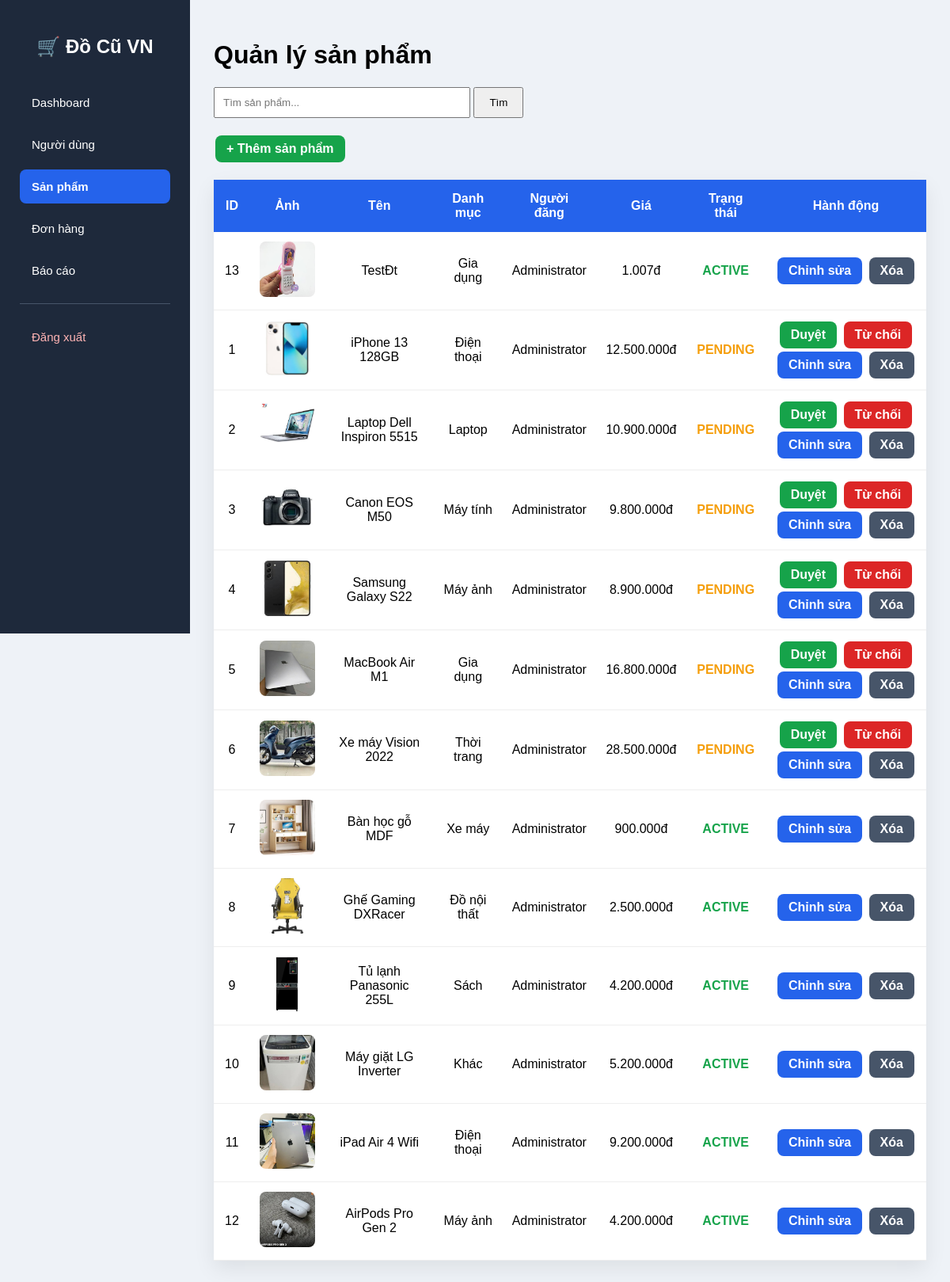
Page /admin/products.php on the earlier database version.
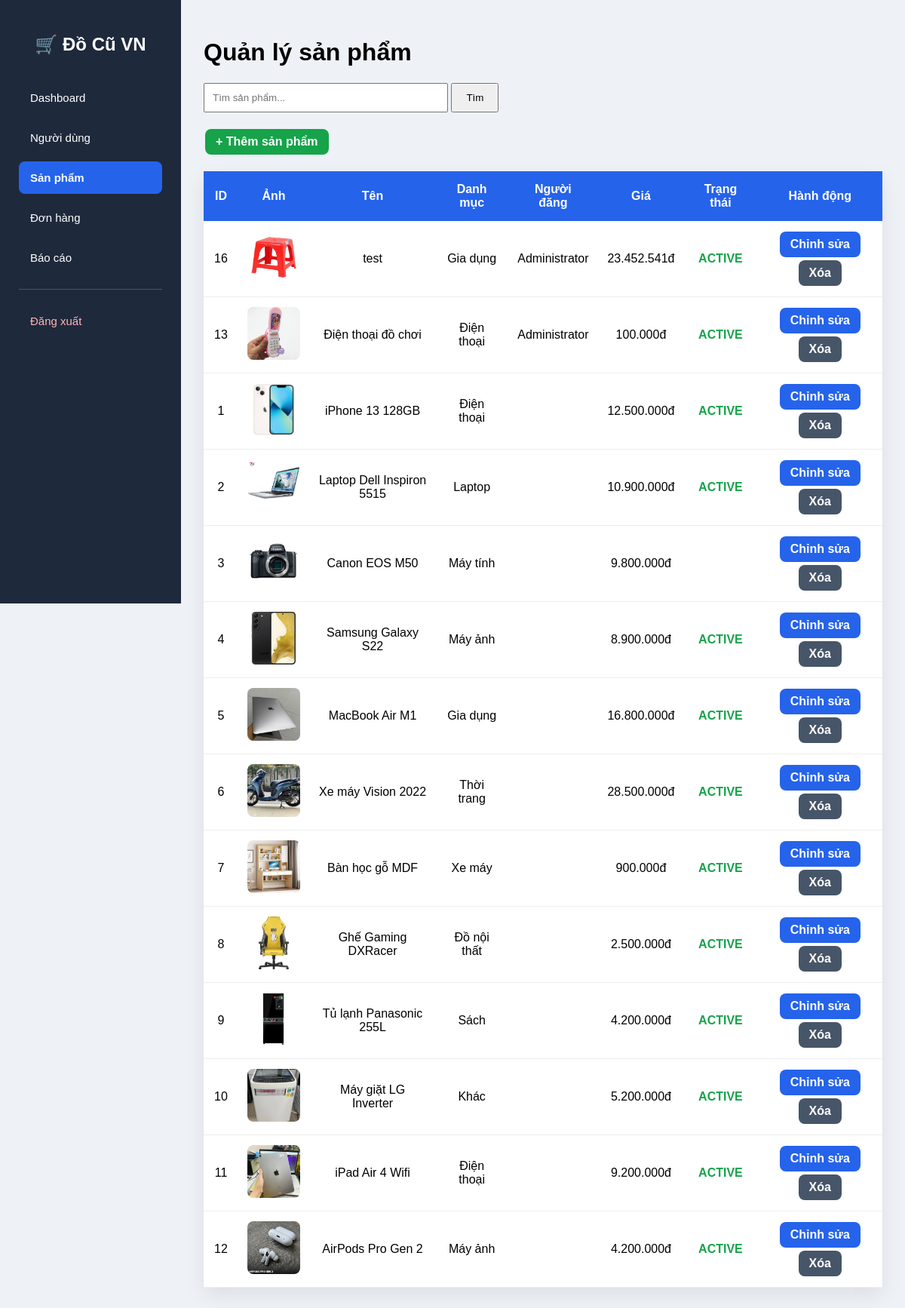
Same page on the later database version.
### tables this page shows
CREATE TABLE `products` (
  `id` int(11) NOT NULL,
  `user_id` int(11) NOT NULL,
  `category_id` int(11) NOT NULL,
  `title` varchar(255) NOT NULL,
  `description` text DEFAULT NULL,
  `price` decimal(12,2) NOT NULL,
  `image` varchar(255) DEFAULT NULL,
  `condition_item` enum('new','like_new','good','fair') DEFAULT 'good',
  `location` varchar(255) DEFAULT NULL,
  `views` int(11) DEFAULT 0,
  `status` enum('active','pending','sold','deleted') DEFAULT 'active',
  `created_at` timestamp NOT NULL DEFAULT current_timestamp(),
  `updated_at` timestamp NOT NULL DEFAULT current_timestamp() ON UPDATE current_timestamp()
);

CREATE TABLE `categories` (
  `id` int(11) NOT NULL,
  `name` varchar(100) NOT NULL,
  `description` text DEFAULT NULL,
  `icon` varchar(100) DEFAULT NULL,
  `status` tinyint(4) DEFAULT 1
);

CREATE TABLE `users` (
  `id` int(11) NOT NULL,
  `fullname` varchar(100) NOT NULL,
  `username` varchar(50) NOT NULL,
  `email` varchar(100) NOT NULL,
  `password` varchar(255) NOT NULL,
  `phone` varchar(20) DEFAULT NULL,
  `avatar` varchar(255) DEFAULT 'uploads/avatar/default.png',
  `address` varchar(255) DEFAULT NULL,
  `gender` enum('Nam','Nữ','Khác') DEFAULT NULL,
  `dob` date DEFAULT NULL,
  `role` enum('admin','user') NOT NULL DEFAULT 'user',
  `status` enum('active','blocked') NOT NULL DEFAULT 'active',
  `created_at` timestamp NOT NULL DEFAULT current_timestamp(),
  `updated_at` timestamp NOT NULL DEFAULT current_timestamp() ON UPDATE current_timestamp()
);

### admin/products.php (the view, shortened to what this page needs)
<?php
require_once "../config/db.php";
$keyword = trim($_GET["keyword"] ?? "");
if ($keyword != "") {
    $stmt = $conn->prepare("
        SELECT
            p.*,
            c.name category_name,
            u.fullname seller_name
        FROM products p
        LEFT JOIN categories c ON p.category_id=c.id
        LEFT JOIN users u ON p.user_id=u.id
        WHERE p.title LIKE ?
        ORDER BY p.created_at DESC
    ");
    $like="%".$keyword."%";
    $stmt->bind_param("s",$like);
    $stmt->execute();
    $result=$stmt->get_result();
}else{
    $result=$conn->query("
        SELECT
            p.*,
            c.name category_name,
            u.fullname seller_name
        FROM products p
        LEFT JOIN categories c ON p.category_id=c.id
        LEFT JOIN users u ON p.user_id=u.id
        ORDER BY p.created_at DESC
    ");
}
?>
<!DOCTYPE html>
    <html lang="vi">
    <head>
        <link rel="stylesheet" href="../assets/css/admin.css">
</head>
<body>
    <div class="wrapper">
        <?php include "sidebar.php"; ?>
    <div class="content">
        <h1>Quản lý sản phẩm</h1>
    <div class="container">
    <form method="GET" style="margin-bottom:20px">
    <input
    type="text"
    name="keyword"
    placeholder="Tìm sản phẩm..."
    value="<?= htmlspecialchars($keyword) ?>"
    style="padding:10px;width:300px;">
    <button style="padding:10px 18px">
    Tìm
    </button>
</form>
<div style="margin:20px 0;">
    <a href="../add-product.html" class="btn green">
        + Thêm sản phẩm
    </a>
</div>
<table>
<tr>
    <th>ID</th>
    <th>Ảnh</th>
    <th>Tên</th>
    <th>Danh mục</th>
    <th>Người đăng</th>
    <th>Giá</th>
    <th>Trạng thái</th>
    <th>Hành động</th>
    </tr>
    <?php while($p=$result->fetch_assoc()){ ?>
    <tr>
        <td><?= $p["id"] ?></td>
        <td>
        <img src="../<?= htmlspecialchars($p["image"]) ?>">
        </td>
        <td><?= htmlspecialchars($p["title"]) ?></td>
        <td><?= htmlspecialchars($p["category_name"]) ?></td>
        <td><?= htmlspecialchars($p["seller_name"]) ?></td>
        <td><?= number_format($p["price"],0,",",".") ?>đ</td>
        <td>
        <span class="<?= $p["status"] ?>">
        <?= strtoupper($p["status"]) ?>
        </span>
        </td>
        <td>
        <?php if($p["status"]=="pending"){ ?>
        <a
        class="btn green"
        href="../api/admin/approve.php?id=<?= $p["id"] ?>">
        Duyệt
        </a>
        <a
        class="btn red"
        href="../api/admin/reject.php?id=<?= $p["id"] ?>">
        Từ chối
        </a>
<?php } ?>
    <a
        class="btn blue"
        href="edit-product.php?id=<?= $p["id"] ?>">
        Chỉnh sửa
    </a>
    <a
        class="btn gray"
        onclick="return confirm('Xóa sản phẩm?')"
        href="../api/admin/delete-product.php?id=<?= $p["id"] ?>">
        Xóa
    </a>
        </td>
        </tr>
        <?php } ?>
        </table>
        </div>
    </div>
    </div>
</body>
</html>

### admin/sidebar.php (shortened to what this page needs)
<?php
$current = basename($_SERVER["PHP_SELF"]);
?>
<div class="sidebar">
    <h2>🛒 Đồ Cũ VN</h2>
    <a href="dashboard.php" class="<?= $current=="dashboard.php" ? "active" : "" ?>">
         Dashboard
    </a>
    <a href="users.php" class="<?= $current=="users.php" ? "active" : "" ?>">
         Người dùng
    </a>
    <a href="products.php" class="<?= $current=="products.php" ? "active" : "" ?>">
         Sản phẩm
    </a>
    <a href="orders.php" class="<?= $current=="orders.php" ? "active" : "" ?>">
         Đơn hàng
    </a>
    <a href="reports.php" class="<?= $current=="reports.php" ? "active" : "" ?>">
         Báo cáo
    </a>
    <hr>
    <a href="../pages/logout.php" class="logout">
         Đăng xuất
    </a>
</div>

### admin/products.php (style rules this page uses)
body { font-family:Arial; background:#eef2f7; margin:0; }
.blue { background:#2563eb; }
.wrapper { display:flex; }
.content { margin-left:240px; width:calc(100% - 240px); padding:30px; box-sizing:border-box; }
.container { width:100%; margin:0; padding:0; }
table { width:100%; background:#fff; border-collapse:collapse; box-shadow:0 10px 25px rgba(0,0,0,.08); }
th { background:#2563eb; color:white; padding:15px; }
td { padding:12px; text-align:center; border-bottom:1px solid #eee; }
img { width:70px; height:70px; object-fit:cover; border-radius:8px; }
.btn { padding:8px 14px; border-radius:8px; text-decoration:none; color:#fff; font-weight:bold; display:inline-block; margin:2px; }
.green { background:#16a34a; }
.gray { background:#475569; }
.active { color:#16a34a;font-weight:bold; }
.red { background:#dc2626; }
.pending { color:#f59e0b;font-weight:bold; }

### admin/sidebar.php (style rules this page uses)
.sidebar { width:240px; min-height:100vh; background:#1e293b; position:fixed; left:0; top:0; padding:25px; box-sizing:border-box; }
.sidebar h2 { color:#fff; margin-bottom:35px; text-align:center; }
.sidebar a { display:block; padding:13px 15px; margin-bottom:10px; color:#fff; text-decoration:none; border-radius:8px; transition:.25s; font-size:15px; }
.sidebar a.active { background:#2563eb; }
.sidebar .logout { color:#ffb4b4; }
.sidebar hr { border:0; border-top:1px solid #475569; margin:20px 0; }

Differences in the rows shown:
added products: id "16", image (picture), title "test", category.name "Gia dụng", user.fullname "Administrator", price "23.452.541", status "ACTIVE"
changed products id 13: title "TestĐt" → "Điện thoại đồ chơi"; category.name "Gia dụng" → "Điện thoại"; price "1.007" → "100.000"
changed products "iPhone 13 128GB": status "PENDING" → "ACTIVE"; user.fullname "Administrator" → (not shown)
changed products "Laptop Dell Inspiron 5515": status "PENDING" → "ACTIVE"; user.fullname "Administrator" → (not shown)
changed products "Canon EOS M50": user.fullname "Administrator" → (not shown); status "PENDING" → (not shown)
changed products "Samsung Galaxy S22": status "PENDING" → "ACTIVE"; user.fullname "Administrator" → (not shown)
changed products "MacBook Air M1": status "PENDING" → "ACTIVE"; user.fullname "Administrator" → (not shown)
changed products "Xe máy Vision 2022": status "PENDING" → "ACTIVE"; user.fullname "Administrator" → (not shown)
changed products "Bàn học gỗ MDF": user.fullname "Administrator" → (not shown)
changed products "Ghế Gaming DXRacer": user.fullname "Administrator" → (not shown)
changed products "Tủ lạnh Panasonic 255L": user.fullname "Administrator" → (not shown)
changed products "Máy giặt LG Inverter": user.fullname "Administrator" → (not shown)
changed products "iPad Air 4 Wifi": user.fullname "Administrator" → (not shown)
changed products "AirPods Pro Gen 2": user.fullname "Administrator" → (not shown)
